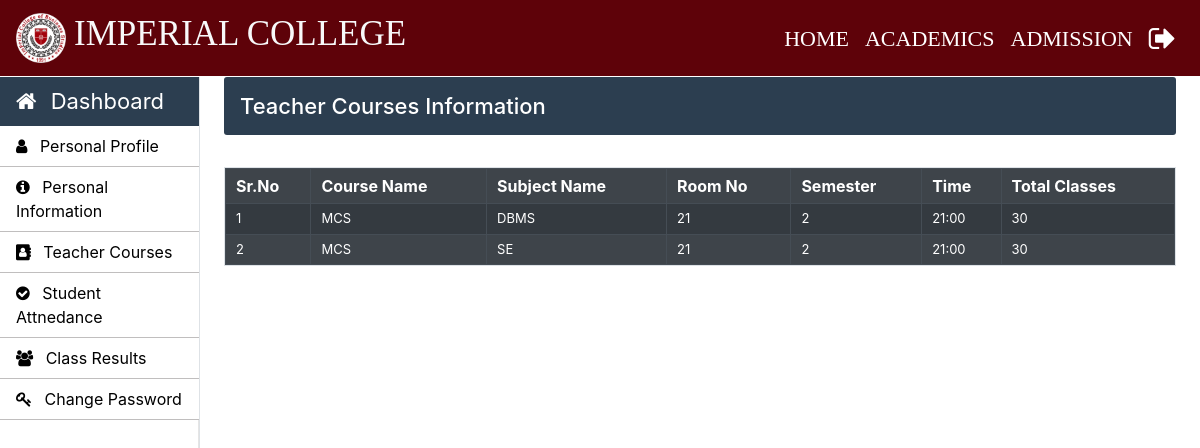
The page /Teacher/teacher-courses.php (signed in) on the database its author committed.
### tables this page shows
CREATE TABLE `teacher_courses` (
  `teacher_courses_id` int(11) NOT NULL,
  `course_code` varchar(10) NOT NULL,
  `semester` int(11) NOT NULL,
  `teacher_id` varchar(10) NOT NULL,
  `subject_code` varchar(10) NOT NULL,
  `assign_date` varchar(10) NOT NULL,
  `total_classes` int(11) NOT NULL
);

CREATE TABLE `time_table` (
  `id` int(11) NOT NULL,
  `course_code` varchar(10) NOT NULL,
  `semester` int(11) NOT NULL,
  `timing_from` varchar(10) NOT NULL,
  `timing_to` varchar(10) NOT NULL,
  `day` varchar(20) NOT NULL,
  `subject_code` varchar(20) NOT NULL,
  `room_no` int(11) NOT NULL
);

### Teacher/teacher-courses.php (the view, shortened to what this page needs)
 <?php
		require_once "../connection/connection.php";
	?>
<!doctype html>
<html lang="en">
	<head>
	</head>
	<body>
		<?php include('../common/common-header.php') ?>
		<?php include('../common/teacher-sidebar.php') ?>
		<main role="main" class="col-xl-10 col-lg-9 col-md-8 ml-sm-auto px-md-4 main-background mb-2 w-100">
			<div class="sub-main">
				<div class="text-center d-flex flex-wrap flex-md-nowrap pt-3 pb-2 mb-3 text-white admin-dashboard pl-3">
					<h4 class="">Teacher Courses Information</h4>
				</div>
				<div class="row">
					<div class="col-md-12">
						<section class="border mt-3">
							<table border="1" class="w-100 table-striped table-dark"cellpadding="5" >
								<tr>
									<th>Sr.No</th>
									<th>Course Name</th>
									<th>Subject Name</th>
									<th>Room No</th>
									<th>Semester</th>
									<th>Time</th>
									<th>Total Classes</th>
								</tr>
								<?php
								$sr_no=1;
								$teacher_email=$_SESSION['LoginTeacher'];
								$query1="select * from teacher_info where email='$teacher_email'";
								$run1=$run=mysqli_query($con,$query1);
								while($row=mysqli_fetch_array($run1)) {
									$teacher_id=$row["teacher_id"];
								}
								$query="select tc.teacher_id,tc.course_code,tc.subject_code,tc.semester,tc.total_classes,tt.room_no,tt.timing_to from teacher_courses tc inner join time_table tt on tc.subject_code=tt.subject_code where teacher_id='$teacher_id'";
								$run=mysqli_query($con,$query);
								while($row=mysqli_fetch_array($run)) {
									echo "<tr>";
									echo "<td>".$sr_no++ ."</td>";
									echo "<td>".$row["course_code"]."</td>";
									echo "<td>".$row["subject_code"]."</td>";
									echo "<td>".$row["room_no"]."</td>";
									echo "<td>".$row["semester"]."</td>";
									echo "<td>".$row["timing_to"]."</td>";
									echo "<td>".$row["total_classes"]."</td>";
									echo "</tr>";
								}
								?>
							</table>
						</section>
					</div>
				</div>
			</div>
		</main>
	</body>
</html>

### Css/style.css (style rules this page uses)
h4 { font-size: 22px; }
.admin-dashboard { margin-top: 1px !important; background: #2c3e50 !important; border-radius: 3px; }
.table-elements tr, td, th { font-size: 13px; border: 1px solid rgb(194, 193, 193); padding-left: 10px !important; }
.table-font-for-transcript td, th { font-size: 16px !important; }

### rows shown on the page
teacher_courses: course_code "MCS", subject_code "DBMS", time_table.room_no "21", semester "2", time_table.timing_to "21:00", total_classes "30"
teacher_courses: course_code "MCS", subject_code "SE", time_table.room_no "21", semester "2", time_table.timing_to "21:00", total_classes "30"
